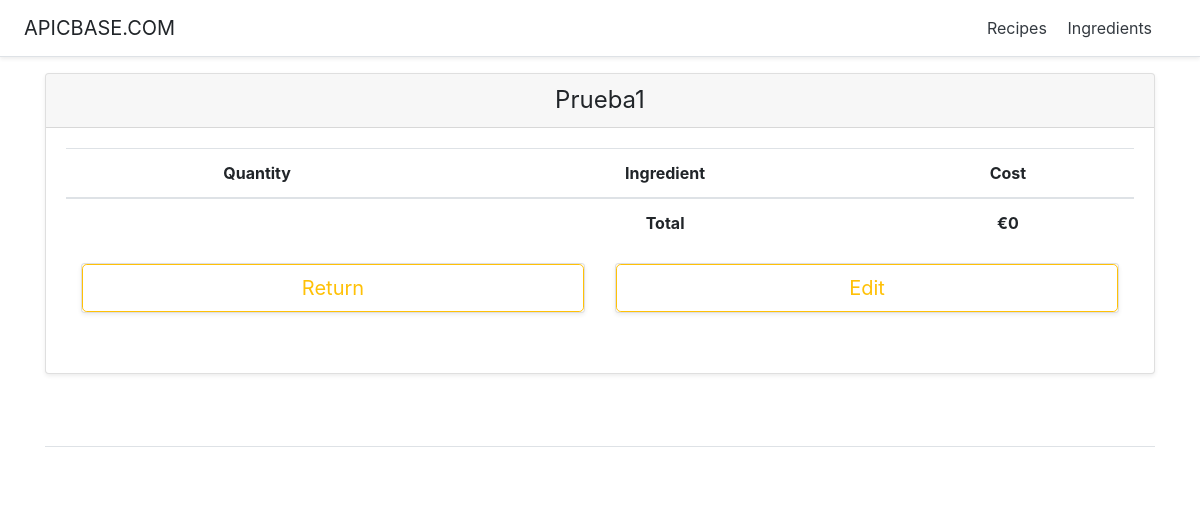
Page /recipeManager/5/ on the earlier database version.
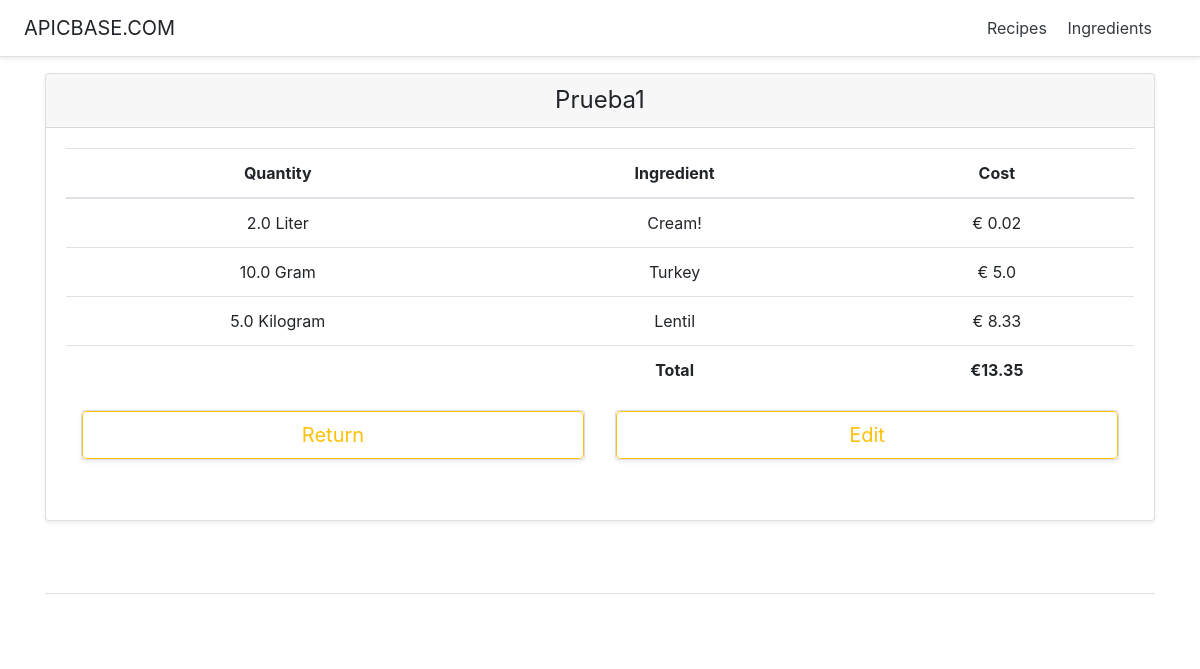
Same page on the later database version.
### recipeManager/models.py (models this page shows, shortened)
class Recipe(models.Model):
    id = models.AutoField(primary_key=True)
    name = models.CharField(max_length=200)
    description = models.CharField(max_length=200)
    ingredients = models.ManyToManyField(Ingredient, through='Recipe_Ingredients')

class Ingredient(models.Model):
    id = models.AutoField(primary_key=True)
    name = models.CharField(max_length=200)
    cost = models.FloatField()
    amount = models.FloatField()
    GRAMS='g.'
    KILOGRAMS='Kg.'
    CENTILITERS='cl.'
    LITERS='l.'
    UNIT_CHOICES = (
        (GRAMS, 'Gram'),
        (KILOGRAMS, 'Kilogram'),
        (CENTILITERS, 'Centiliter'),
        (LITERS, 'Liter')
    )
    unit = models.CharField(
        max_length=2,
        choices=UNIT_CHOICES,
        default=GRAMS,
    )

class Recipe_Ingredients(models.Model):
    recipe = models.ForeignKey(Recipe, on_delete=models.CASCADE)
    ingredient = models.ForeignKey(Ingredient, on_delete=models.CASCADE)
    quantity = models.FloatField()

### recipeManager/views.py (the view)
# urls.py: path('<int:recipe_id>/', views.RecipeDetailView, name='recipeDetail'),
def RecipeDetailView(request, recipe_id):
    recipe = get_object_or_404(Recipe, pk=recipe_id)
    ingredientsCosts, totalCost = calculateCosts(recipe)
    context = {
        'recipe' : recipe,
        'ingredientsCosts' : ingredientsCosts,
        'totalCost' : totalCost}
    return render(request, "recipeManager/recipeDetail.html", context)

### recipeManager/views.py (called while the page is built)
def calculateCosts(recipe):
    ingredients = Ingredient.objects.filter(recipe__id=recipe.id)
    totalCost = 0
    ingredientsCosts = []
    for ingredient in ingredients:
        quant = Recipe_Ingredients.objects.get(recipe__id = recipe.id, ingredient__id = ingredient.id).quantity
        costPerQuantity = round((ingredient.cost / ingredient.amount) * quant, 2)
        totalCost += costPerQuantity
        ingredientsCosts.append((ingredient, quant, costPerQuantity))
    return ingredientsCosts, round(totalCost, 2)

### recipeManager/templates/recipeManager/recipeDetail.html (shortened to what this page needs)
<!DOCTYPE html>
<html lang="en">
   <head>
      {% load static %}
      <link href="{%static 'recipeManager/pricing.css'%}" rel="stylesheet">
      {% load static %}
      <link href="{%static 'recipeManager/bootstrap.min.css'%}" rel="stylesheet">
   </head>
   <body>
      <div class="d-flex flex-column flex-md-row align-items-center p-3 px-md-4 mb-3 bg-white border-bottom shadow-sm">
         <h5 class="my-0 mr-md-auto font-weight-normal">APICBASE.COM</h5>
         <nav class="my-2 my-md-0 mr-md-3">
            <a class="p-2 text-dark" href="{% url 'recipeManager:index' %}">Recipes</a>
            <a class="p-2 text-dark" href="{% url 'recipeManager:ingredients' %}">Ingredients</a>
         </nav>
      </div>
      <div class="container">
         <div class="card-deck mb-3 text-center">
            <div class="card mb-4 shadow-sm">
               <div class="card-header">
                  <h4 class="my-0 font-weight-normal">{{ recipe.name }}</h4>
               </div>
               <div class="card-body">
                  <table class="table table-hover">
                     <thead>
                        <tr>
                           <th scope="col">Quantity</th>
                           <th scope="col">Ingredient</th>
                           <th scope="col">Cost</th>
                        </tr>
                     </thead>
                     <tbody>
                        {% for ingredient, quantity, cost in ingredientsCosts %}
                        <tr>
                           <td>{{ quantity }} {{ ingredient.get_unit_display }}</td>
                           <td>{{ ingredient.name }}</td>
                           <td>€ {{ cost }}</td>
                        </tr>
                        {% endfor %}
                        <tr>
                           <td></td>
                           <td scope="row"><b>Total</b></td>
                           <td><b> €{{ totalCost }}</b></td>
                        </tr>
                     </tbody>
                  </table>
                  <div class="container">
                     <div class="card-deck mb-3 text-center">
                        <div id="returnButtonSection" class="card mb-4 shadow-sm">
                           <a href="{% url 'recipeManager:index' %}" style="text-decoration:none;">
                           <button type="button" class="btn btn-lg btn-block btn-outline-warning">Return</button>
                           </a>
                        </div>
                        <div id="editButtonSection" class="card mb-4 shadow-sm">
                          <a href="{% url 'recipeManager:editRecipe' recipe.id %}" style="text-decoration:none;">
                            <button id="editButton" type="button" class="btn btn-lg btn-block btn-outline-warning">Edit</button>
                          </a>
                        </div>
                     </div>
                  </div>
               </div>
            </div>
         </div>
         <footer class="pt-4 my-md-5 pt-md-5 border-top"></footer>
      </div>
   </body>
</html>

### recipeManager/static/recipeManager/pricing.css (style rules this page uses)
html { font-size: 14px; }
@media (min-width: 768px) { html { font-size: 16px; } }
.container { max-width: 960px; }
.card-deck .card { min-width: 220px; }

Differences in the rows shown:
now on this page (row unchanged): Ingredient: quantity "2.0", unit "Liter", name "Cream!", cost "0.02"
now on this page (row unchanged): Ingredient: quantity "10.0", unit "Gram", name "Turkey", cost "5.0"
added Ingredient: quantity "5.0", unit "Kilogram", name "Lentil", cost "8.33"
Other differences:
{{ totalCost }}: "0" → "13.35"
